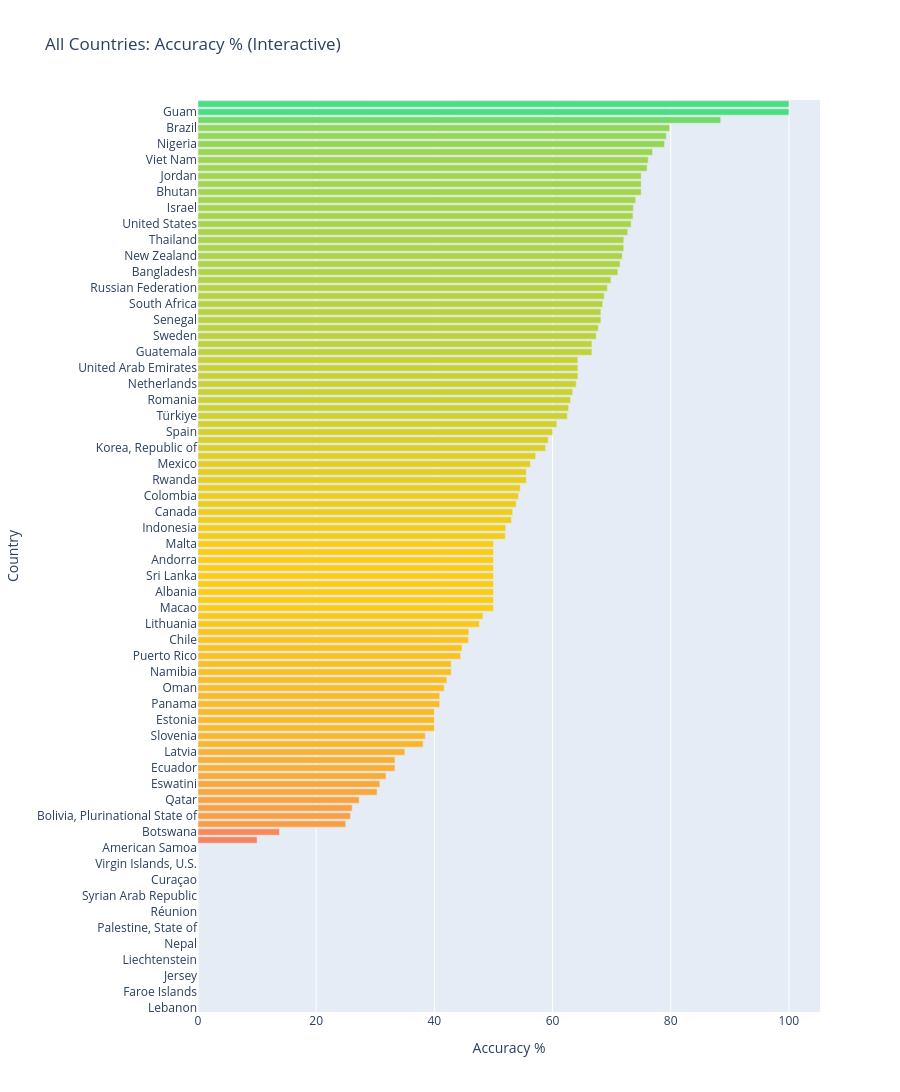

Notebook code cell kept with this figure:
### Code cell
# Interactive all-country views (full list).
if "country_metrics" in locals() and len(country_metrics):
    full = country_metrics.sort_values("accuracy_pct", ascending=True).copy()
    fig_acc_all = px.bar(
        full,
        x="accuracy_pct",
        y="real_country_name",
        orientation="h",
        color="accuracy_pct",
        color_continuous_scale=["#f87171", "#facc15", "#4ade80"],
        range_color=[0, 100],
        title="All Countries: Accuracy % (Interactive)",
        hover_data={"rounds": True, "avg_dist_km": ":.1f", "avg_delta_km": ":.1f"},
    )
    fig_acc_all.update_layout(
        coloraxis_showscale=False,
        xaxis_title="Accuracy %",
        yaxis_title="Country",
        height=max(600, 22 * len(full)),
    )
    fig_acc_all.show()

    full_delta = country_metrics.sort_values("avg_delta_km", ascending=True).copy()
    fig_delta_all = px.bar(
        full_delta,
        x="avg_delta_km",
        y="real_country_name",
        orientation="h",
        color="avg_delta_km",
        color_continuous_scale=["#4ade80", "#facc15", "#f87171"],
        title="All Countries: Avg Delta vs Opponent (Interactive)",
        hover_data={"rounds": True, "accuracy_pct": ":.1f", "avg_dist_km": ":.1f"},
    )
    fig_delta_all.add_vline(x=0, line_width=1, line_dash="dash", line_color="#9ca3af")
    fig_delta_all.update_layout(
        coloraxis_showscale=False,
        xaxis_title="Average delta (km)",
        yaxis_title="Country",
        height=max(600, 22 * len(full_delta)),
    )
    fig_delta_all.show()

    full_train = country_metrics.dropna(subset=["train_priority_score"]).sort_values("train_priority_score", ascending=True)
    fig_train_all = px.bar(
        full_train,
        x="train_priority_score",
        y="real_country_name",
        orientation="h",
        color="train_priority_score",
        color_continuous_scale=["#facc15", "#f97316", "#ef4444"],
        title="All Countries (>5 rounds): Training Priority Score (Interactive)",
        hover_data={"rounds": True, "accuracy_pct": ":.1f", "avg_delta_km": ":.1f"},
    )
    fig_train_all.update_layout(
        coloraxis_showscale=False,
        xaxis_title="Training priority score",
        yaxis_title="Country",
        height=max(600, 22 * len(full_train)),
    )
    fig_train_all.show()

### Figure 1 — Plotly figure (JSON) as saved in the notebook; plotly's stock layout.template omitted (floating-point values rounded to 4 significant figures; data arrays with more than 128 entries replaced by an {"elided": "..."} marker saying what was removed)
{"data": [{"alignmentgroup": "True", "customdata": {"elided": "114x3 float values"}, "hovertemplate": "accuracy_pct=%{marker.color}<br>real_country_name=%{y}<br>rounds=%{customdata[0]}<br>avg_dist_km=%{customdata[1]:.1f}<br>avg_delta_km=%{customdata[2]:.1f}<extra></extra>", "legendgroup": "", "marker": {"color": [0, 0, 0, 0, 0, 0, 0, 0, 0, 0, 0, 0, 0, 0, 0, 0, 0, 0, 0, 0, 0, 10, 13.79, 25, 25.81, 26.09, 27.27, 30.3, 30.77, 31.82, 33.33, 33.33, 35, 38.1, 38.46, 40, 40, 40, 40.91, 40.91, 41.67, 42.11, 42.86, 42.86, 44.44, 44.68, 45.76, 45.83, 47.62, 48.21, 50, 50, 50, 50, 50, 50, 50, 50, 50, 52, 52.08, 53.06, 53.25, 53.85, 54.24, 54.55, 55.56, 55.56, 56.25, 57.14, 58.82, 59.26, 60, 60.71, 62.5, 62.71, 63.04, 63.41, 64, 64.29, 64.29, 64.29, 66.67, 66.67, 67.39, 67.74, 68.18, 68.18, 68.48, 68.75, 69.29, 69.89, 71.05, 71.43, 71.79, 72.06, 72.06, 72.73, 73.3, 73.61, 73.68, 74.07, 75, 75, 75, 76, 76.19, 76.92, 78.95, 79.25, 79.82, 88.46, 100, 100], "coloraxis": "coloraxis", "pattern": {"shape": ""}}, "name": "", "offsetgroup": "", "orientation": "h", "showlegend": false, "textposition": "auto", "type": "bar", "x": [0, 0, 0, 0, 0, 0, 0, 0, 0, 0, 0, 0, 0, 0, 0, 0, 0, 0, 0, 0, 0, 10, 13.79, 25, 25.81, 26.09, 27.27, 30.3, 30.77, 31.82, 33.33, 33.33, 35, 38.1, 38.46, 40, 40, 40, 40.91, 40.91, 41.67, 42.11, 42.86, 42.86, 44.44, 44.68, 45.76, 45.83, 47.62, 48.21, 50, 50, 50, 50, 50, 50, 50, 50, 50, 52, 52.08, 53.06, 53.25, 53.85, 54.24, 54.55, 55.56, 55.56, 56.25, 57.14, 58.82, 59.26, 60, 60.71, 62.5, 62.71, 63.04, 63.41, 64, 64.29, 64.29, 64.29, 66.67, 66.67, 67.39, 67.74, 68.18, 68.18, 68.48, 68.75, 69.29, 69.89, 71.05, 71.43, 71.79, 72.06, 72.06, 72.73, 73.3, 73.61, 73.68, 74.07, 75, 75, 75, 76, 76.19, 76.92, 78.95, 79.25, 79.82, 88.46, 100, 100], "xaxis": "x", "y": ["Lebanon", "Cyprus", "Faroe Islands", "Greenland", "Jersey", "Lao People's Democratic Republic", "Liechtenstein", "Monaco", "Nepal", "Northern Mariana Islands", "Palestine, State of", "Paraguay", "Réunion", "San Marino", "Syrian Arab Republic", "Uganda", "Curaçao", "Costa Rica", "Virgin Islands, U.S.", "Cocos (Keeling) Islands", "American Samoa", "Bosnia and Herzegovina", "Botswana", "Lesotho", "Bolivia, Plurinational State of", "Serbia", "Qatar", "Uruguay", "Eswatini", "Denmark", "Ecuador", "Montenegro", "Latvia", "Ukraine", "Slovenia", "Dominican Republic", "Estonia", "Hong Kong", "Panama", "Belgium", "Oman", "Croatia", "Namibia", "Slovakia", "Puerto Rico", "Argentina", "Chile", "Cambodia", "Lithuania", "Peru", "Macao", "North Macedonia", "Albania", "Bulgaria", "Sri Lanka", "Switzerland", "Andorra", "Tunisia", "Malta", "Hungary", "Indonesia", "Norway", "Canada", "Italy", "Colombia", "Finland", "Rwanda", "Poland", "Mexico", "Austria", "Korea, Republic of", "Ireland", "Spain", "Czechia", "Türkiye", "Philippines", "Romania", "Malaysia", "Netherlands", "Kyrgyzstan", "United Arab Emirates", "Luxembourg", "Guatemala", "Kenya", "Sweden", "India", "Senegal", "Greece", "South Africa", "Singapore", "Russian Federation", "Australia", "Bangladesh", "Kazakhstan", "New Zealand", "France", "Thailand", "Mongolia", "United States", "United Kingdom", "Israel", "Ghana", "Bhutan", "Taiwan, Province of China", "Jordan", "Portugal", "Viet Nam", "Iceland", "Nigeria", "Germany", "Brazil", "Japan", "Guam", "China"], "yaxis": "y"}], "layout": {"barmode": "relative", "coloraxis": {"cmax": 100, "cmin": 0, "colorbar": {"title": {"text": "accuracy_pct"}}, "colorscale": [[0, "#f87171"], [0.5, "#facc15"], [1, "#4ade80"]], "showscale": false}, "height": 2508, "legend": {"tracegroupgap": 0}, "title": {"text": "All Countries: Accuracy % (Interactive)"}, "xaxis": {"anchor": "y", "domain": [0, 1], "title": {"text": "Accuracy %"}}, "yaxis": {"anchor": "x", "domain": [0, 1], "title": {"text": "Country"}}}}
